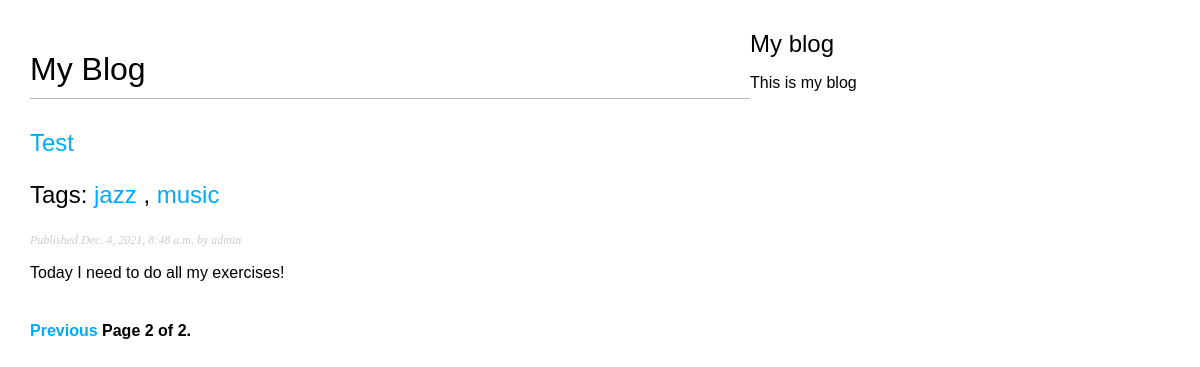
Screenshot of /blog/?page=2 with the database file from the repository.
### blog/models.py (models this page shows, shortened)
class Post(models.Model):
    STATUS_CHOICES = (
        ('draft', 'Draft'),
        ('published', 'Published')
    )
    title = models.CharField(max_length=255)
    slug = models.SlugField(max_length=255, unique_for_date='publish')
    author = models.ForeignKey(User, on_delete=models.CASCADE, related_name='blog_posts')
    body = models.TextField()
    publish = models.DateTimeField(default=timezone.now)
    created = models.DateTimeField(auto_now_add=True)
    updated = models.DateTimeField(auto_now=True)
    status = models.CharField(max_length=10, choices=STATUS_CHOICES, default='draft')
    tags = TaggableManager()
    class Meta:
        ordering = ('-publish',)
    objects = models.Manager()
    published = PublishedManager()
    def get_absolute_url(self):
        return reverse('blog:post_detail', args=[self.publish.year, self.publish.month, self.publish.day, self.slug])

### blog/views.py (the view)
# urls.py: path('', views.post_list, name='post_list'),
def post_list(request, tag_slug=None):
    object_list = Post.published.all()
    tag = None
    if tag_slug:
        tag = get_object_or_404(Tag, slug=tag_slug)
        object_list = object_list.filter(tags__in=[tag])
    paginator = Paginator(object_list, 3)
    page = request.GET.get('page')
    try:
        posts = paginator.page(page)
    except PageNotAnInteger:
        posts = paginator.page(1)
    except EmptyPage:
        posts = paginator.page(paginator.num_pages)
    return render(request, 'blog/post/list.html', {'page': page, 'posts': posts, 'tag':tag})

### blog/models.py (called while the page is built)
    def get_queryset(self):
        return super(PublishedManager, self).get_queryset().filter(status='published')

### blog/templates/blog/post/list.html (shortened to what this page needs)
{% extends "blog/base.html" %}
{% block content %}
    <h1>My Blog</h1>
    {% for post in posts %}
        <h2>
            <a href="{{ post.get_absolute_url }}">
                {{post.title}}
            </a>
            <p class="tags">Tags:
                {% for tag in post.tags.all %}
                    <a href="{% url 'blog:post_list_by_tag' tag.slug %}">
                        {{ tag.name }}
                    </a>
                    {% if not forloop.last %},{% endif %}
                {% endfor %}
            </p>
        </h2>
        <p class="date">
            Published {{post.publish}} by {{post.author}}
        </p>
        {{post.body|truncatewords:30|linebreaks}}
    {% endfor %}
    {% include "pagination.html" with page=posts %}
{% endblock %}

### blog/static/css/blog.css (style rules this page uses)
body { margin:0; padding:0; font-family:helvetica, sans-serif; }
a { color:#00abff; text-decoration:none; }
h1 { font-weight:normal; border-bottom:1px solid #bbb; padding:0 0 10px 0; }
h2 { font-weight:normal; margin:30px 0 0; }
p.date { color:#ccc; font-family: georgia, serif; font-size: 12px; font-style: italic; }

### rows the page displays
Post: title "Test", publish "Dec. 4, 2021, 8:48 a.m.", author "admin", body "Today I need to do all my exercises!"
Tag: name "jazz"
Tag: name "music"

### other values shown
{{ page.number }} "2"
{{ page.paginator.num_pages }} "2"
